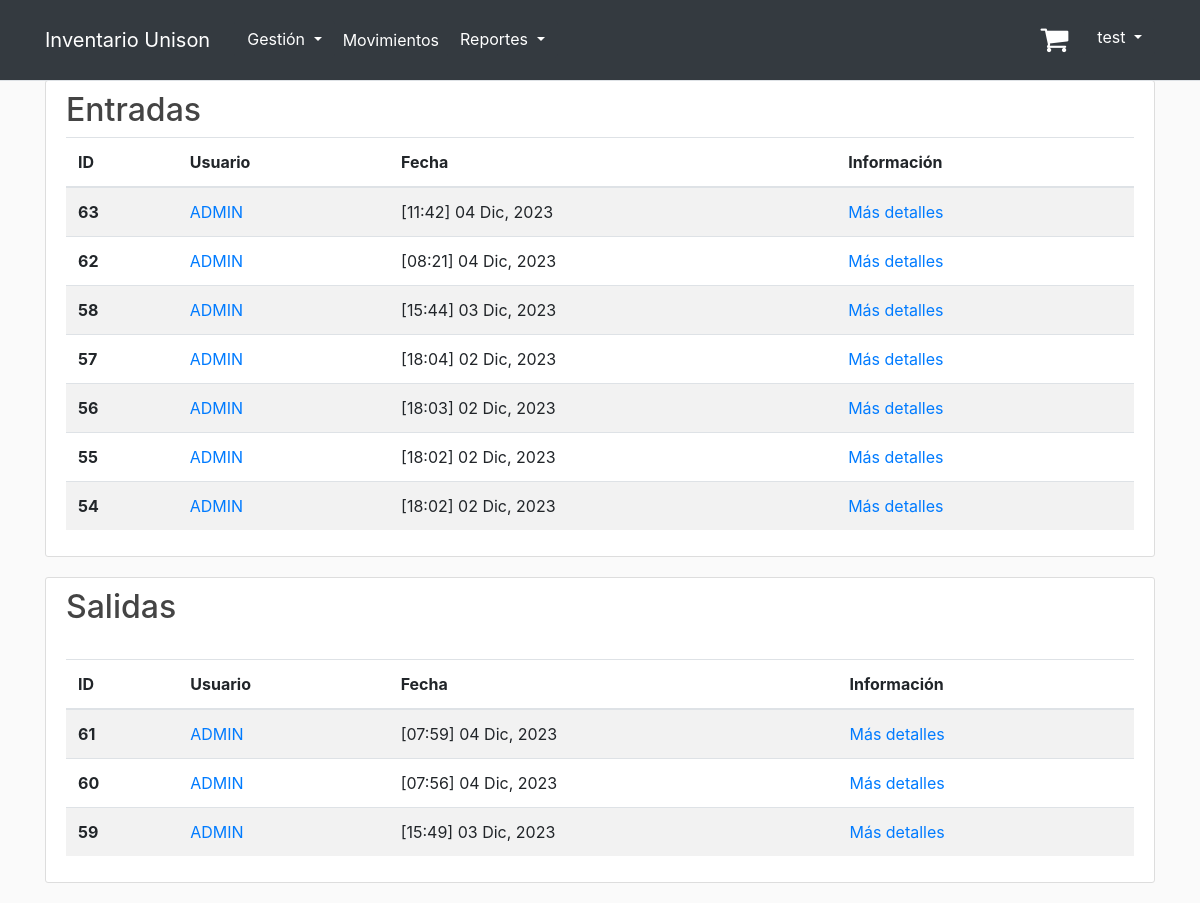
Before: /movements (signed in) with the older database file.
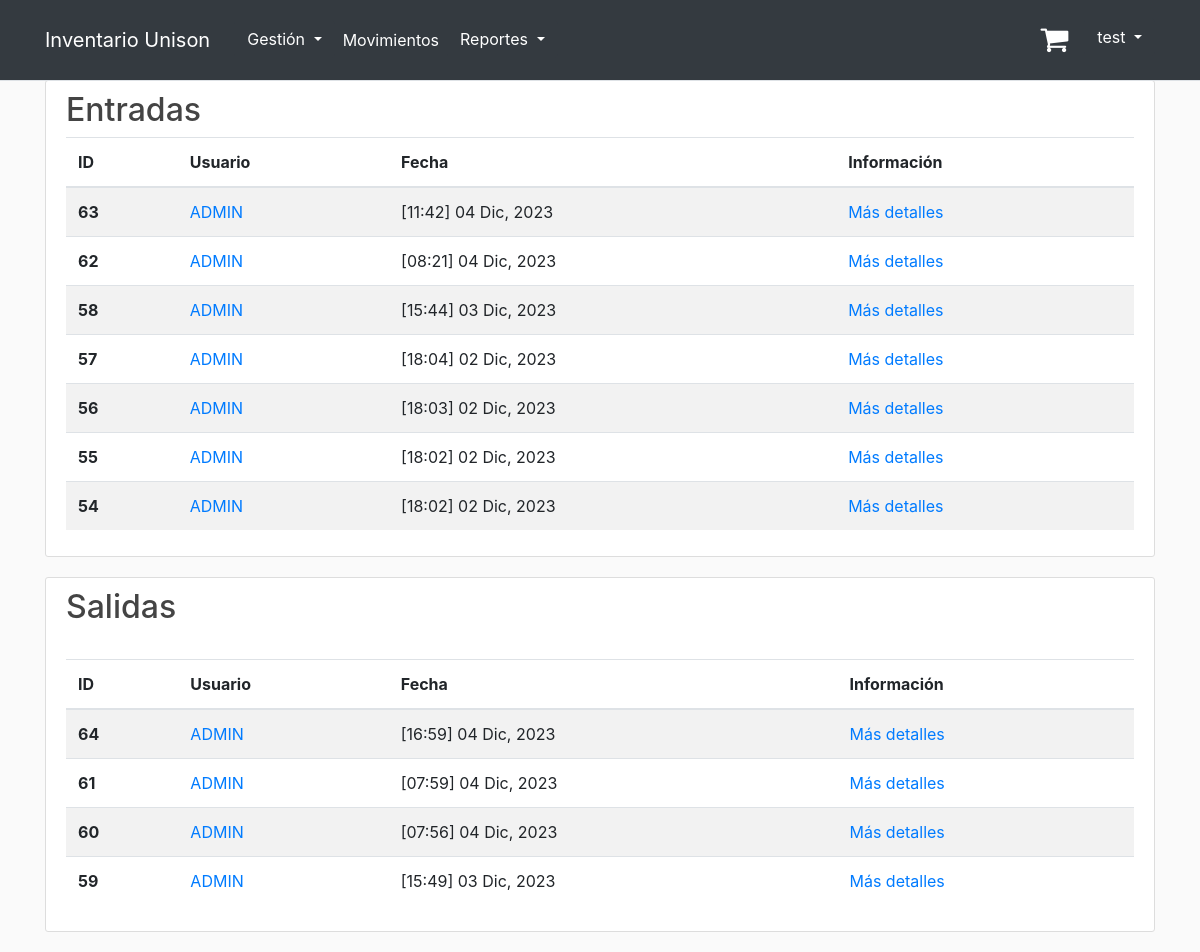
After: the same page with the newer database file.
### inventory/models.py (models this page shows, shortened)
class Report(models.Model):
    TYPE_MOVEMENT = [
        ('entrada', 'Entrada'),
        ('salida', 'Salida'),
    ]
    date = models.DateTimeField(default=timezone.now)
    movement = models.CharField(max_length=10, choices=TYPE_MOVEMENT)
    user = models.ForeignKey(User, on_delete=models.CASCADE)
    reason = models.TextField(blank=True, null=True)

### inventory/views.py (the view)
# urls.py: path('movements', views.movements, name='movements'),
@staff_member_required
def movements(request):
    movements_input = Report.objects.filter(movement='entrada').order_by('-date')
    movements_output = Report.objects.filter(movement='salida').order_by('-date')
    return render(request, 'inventory/movements.html',
                  {'title': 'Stock Movements', 'movements_input': movements_input,
                   'movements_output': movements_output})

### inventory/templates/inventory/movements.html (shortened to what this page needs)
{% extends "base.html" %}
{% load crispy_forms_filters %}
{% load crispy_forms_tags %}
{% block content %}
    <div class="content-section">
        <h2 class="report-header">Entradas</h2>
        <table class="table table-striped">
            <thead>
            <tr>
                <th scope="col">ID</th>
                <th scope="col">Usuario</th>
                <th scope="col">Fecha</th>
                <th scope="col">Información</th>
            </tr>
            </thead>
            <tbody>
            {% for movement_input in movements_input %}
                <tr>
                    <th scope="row">
                        {{ movement_input.id }}
                    </th>
                    <td>
                        <a href="{% url 'display_profile' movement_input.user.id %}">{{ movement_input.user.first_name }}</a>
                    </td>
                    <td> {{ movement_input.date|date:"[H:i] d M, Y" }}</td>
                    <td>
                        <a href="{% url 'movement_info' movement_input.id %}"> Más detalles</a>
                    </td>
                </tr>
            {% endfor %}
            </tbody>
        </table>
    </div>
    <div class="content-section">
        <h2 class="report-header">Salidas</h2>
        <table class="table table-striped">
            <thead>
            <tr>
                <th scope="col">ID</th>
                <th scope="col">Usuario</th>
                <th scope="col">Fecha</th>
                <th scope="col">Información</th>
            </tr>
            </thead>
            <tbody>
            <br>
            {% for movement in movements_output %}
                <tr>
                    <th scope="row">
                        {{ movement.id }}
                    </th>
                    <td>
                        <a href="{% url 'display_profile' movement.user.id %}">{{ movement.user.first_name }}</a>
                    </td>
                    <td> {{ movement.date|date:"[H:i] d M, Y" }}</td>
                    <td>
                        <a href="{% url 'movement_info' movement.id %}"> Más detalles</a>
                    </td>
                </tr>
            {% endfor %}
            </tbody>
        </table>
    </div>
{% endblock content %}

Changed rows visible on the page:
added Report: id "64", user.first_name "ADMIN", date "[16:59] 04 Dic, 2023", shown under "Salidas"
